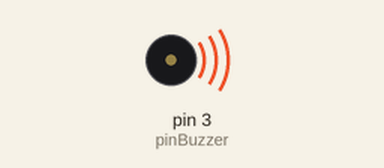
A sketch run on a simulated Arduino Uno, built with avr-gcc and run on an emulated ATmega328P. Parts: buzzer (waves = sounding).

Above: at 2.1 s.
At 6.1 s:
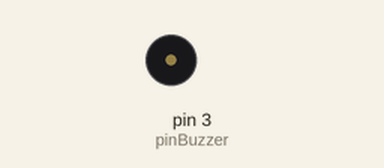
Timing chart, 0 to 7.6 s (numbered marks = the images above):
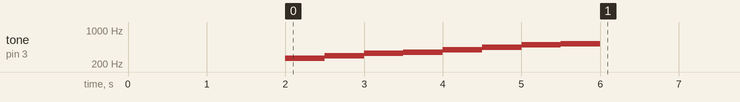

The sketch:

Buzzer.ino
```cpp
const int pinBuzzer = 3;
int state = 0;

void setup() {
  // put your setup code here, to run once:
  pinMode(pinBuzzer,OUTPUT);
}

void loop() {
  // put your main code here, to run repeatedly:
  if(state <10 ) {
    digitalWrite(pinBuzzer, HIGH); delay(100);
    digitalWrite(pinBuzzer,LOW); delay(100);
    state++;
  }else if( state >= 10 && state < 15) {
    tone(pinBuzzer, 262); delay(100); state++;
  }else if(state >= 15 && state < 20) {
    tone(pinBuzzer, 294); delay(100); state++;
  }else if(state >= 20 && state < 25) {
    tone(pinBuzzer, 330); delay(100); state++;
  }else if(state >= 25 && state < 30) {
    tone(pinBuzzer, 349); delay(100); state++;
  }else if(state >= 30 && state < 35) {
    tone(pinBuzzer, 392); delay(100); state++;
  }else if(state >= 35 && state < 40) {
    tone(pinBuzzer, 440); delay(100); state++;
  }else if(state >= 40 && state < 45) {
    tone(pinBuzzer, 494); delay(100); state++;
  }else if(state >= 45 && state < 50) {
    tone(pinBuzzer, 523); delay(100); state++;
  }else
  noTone(pinBuzzer);
}
```

Measured:
- by itself, tone on pin 3 (pinBuzzer): plays 262 Hz for 0.50 s, 294 Hz for 0.50 s, 330 Hz for 0.50 s, 349 Hz for 0.50 s, 392 Hz for 0.50 s, 440 Hz for 0.50 s … (8 notes in this stretch)
